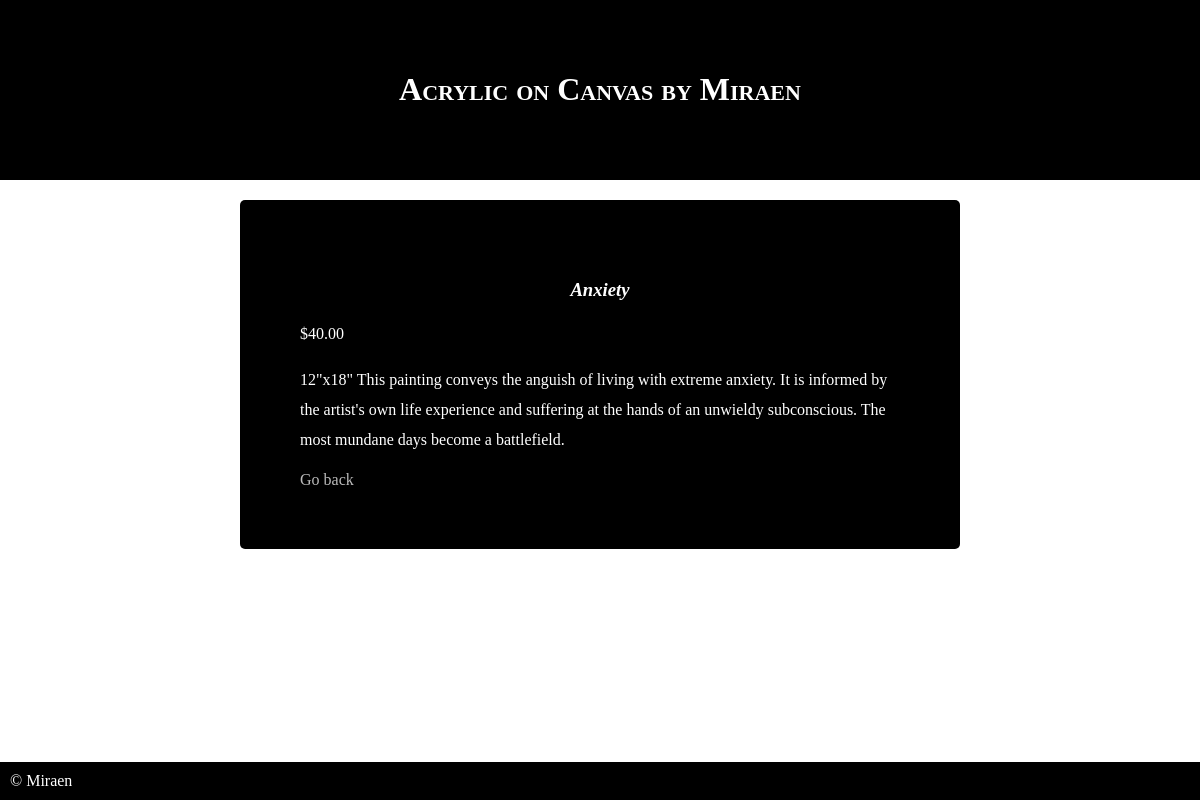
The page /products/1/ on the database its author committed.
### myapp/models.py (models this page shows)
class Product(models.Model):
    name = models.CharField(max_length=255)
    price = models.DecimalField(max_digits=10, decimal_places=2,)
    description = models.TextField()

### myapp/views.py (the view)
# urls.py: path('products/<int:id>/', views.product_detail, name='product_detail'),
def product_detail(request, id):
    product = get_object_or_404(Product, id=id)
    return render(request, 'pages/show.html', {'product': product})

### myapp/templates/pages/show.html
{% extends "base.html" %}
{% block content %}
<section id="painting">
    <h3>{{ product.name }}</h3>
    <p>${{ product.price }}</p>
    <p>{{ product.description }}</p>
    <a href="{% url 'product_list' %}">Go back</a>
</section>
{% endblock %}

### myapp/templates/base.html (shortened to what this page needs)
{% load static %}
<!DOCTYPE html>
<html lang="en">
    <head>
        <link rel="stylesheet" href="{% static 'store-app.css' %}">
    </head>
    <body>
        <header>
            <h1>Acrylic on Canvas by Miraen</h1>
        </header>
        {% block content %}
        {% endblock %}
        <footer>&copy; Miraen</footer>
    </body>
</html>

### static/store-app.css (style rules this page uses)
body { display: flex; flex-direction: column; min-height: 100vh; margin: 0px; }
header { background-color: black; color: white; padding: 50px; }
h1 { text-decoration: wavy; font-variant: small-caps; font-family: 'Garamond', serif; text-align: center; }
h3 { font-family: 'Garamond', serif; font-style: italic; text-align: center; }
a { transition: color 0.3s ease-in-out; }
#painting { background-color: black; border-radius: 5px; color: white; display: block; max-width: 600px; margin: auto; margin-top: 20px; margin-bottom: 20px; padding: 60px; }
p { line-height: 30px; }
#painting a { color: rgb(187, 187, 187); text-decoration: none; }
footer { background-color: black; color: white; font-family:'Times New Roman', Times, serif; margin-top: auto; padding: 10px; }

### rows shown on the page
Product: name "Anxiety", price "40.00", description "12\"x18\" This painting conveys the anguish of living with extreme anxiety. It is informed by the artist's own life experience and suffering at the hands of an unwieldy subconscious. The most mundane days become a battlefield."
